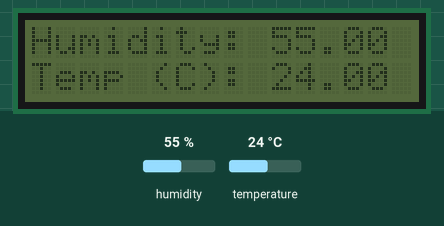
The sketch below on a simulated Arduino Uno, built with avr-gcc and run on an emulated ATmega328P. Shown: 16×2 character LCD. The inputs (shaded band) are chosen by the test bench; at power-on: humidity 55 %, temperature 24 °C.

Above: at 1.2 s.
1.3 s: humidity set to 22 %
At 2.9 s:
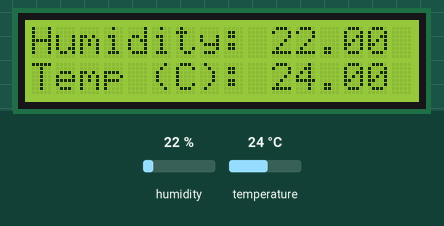
4.6 s: temperature set to 12 °C
At 8.1 s:
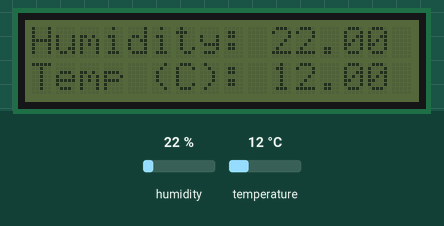
8.7 s: humidity set to 40 %
At 11.8 s:
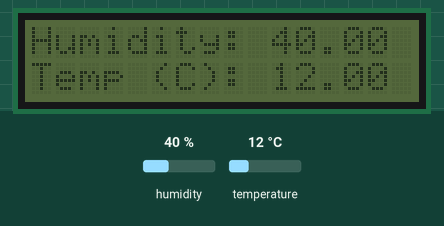
12.9 s: temperature set to 19 °C
At 16.3 s:
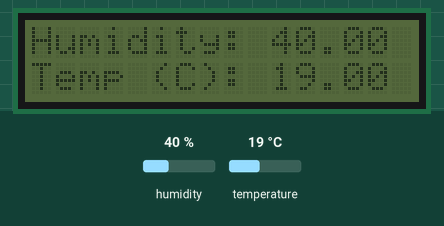
Timing chart, 0 to 17.8 s (numbered marks = the images above; inputs shaded):
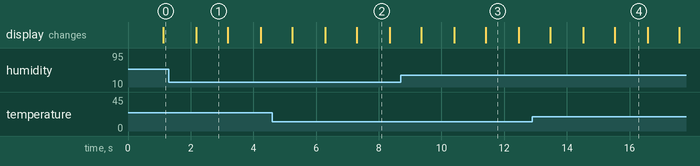

Measured:
- after the input at 1.3 s, the display: changes after 0.88 s (image 1)
- after the input at 4.6 s, the display: first differs from a run without the input after 1.7 s (image 2 shows a later state)
- after the input at 8.7 s, the display: first differs from a run without the input after 1.7 s (image 3 shows a later state)
- after the input at 12.9 s, the display: first differs from a run without the input after 1.6 s (image 4 shows a later state)
- what the display in image 1 shows lasts 1.0 s, from 2.2 s to 3.2 s
- what the display in image 2 shows lasts 1.1 s, from 7.3 s to 8.4 s

The sketch:

lcd.ino
```cpp
#include <Wire.h>
#include <LiquidCrystal_I2C.h>
#include "DHT.h"

int dht_pin = 4;
DHT dht(dht_pin, DHT11);
LiquidCrystal_I2C lcd(0x27, 16, 2);

void setup() {
  lcd.init();
  Serial.begin(9600);
  dht.begin();
}

void loop() {
  float h = dht.readHumidity();
  float t = dht.readTemperature();

  lcd.clear();

  lcd.setCursor(0, 0);
  lcd.print("Humidity: ");
  lcd.print(h);

  lcd.setCursor(0, 1);
  lcd.print("Temp (C): ");
  lcd.print(t);

  lcd.backlight();
  delay(1000);
  lcd.noBacklight();
  delay(1000);
}
```
